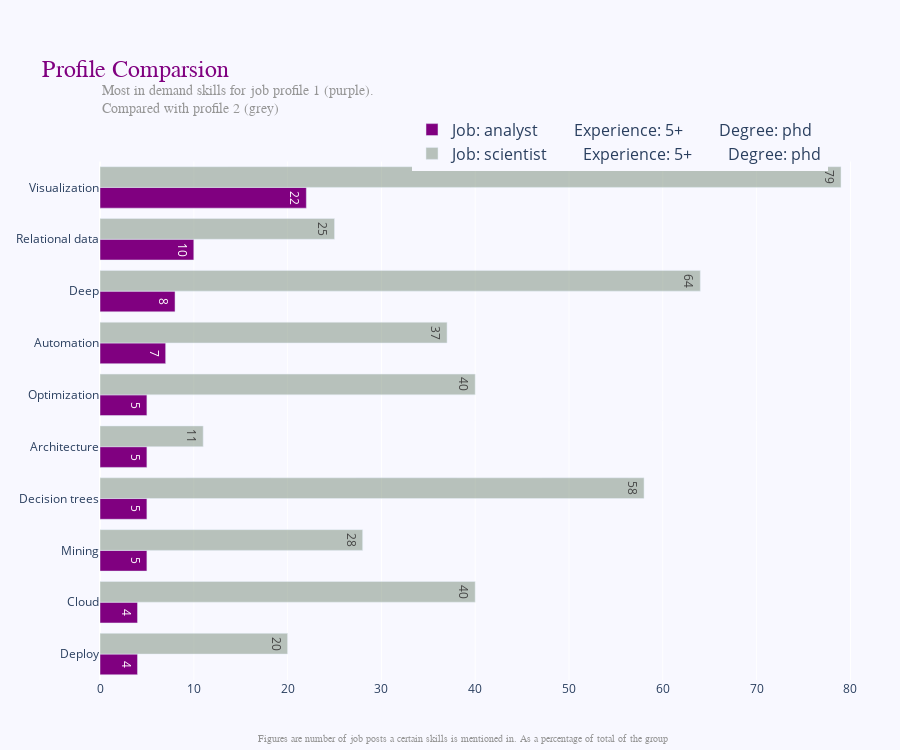

The notebook cell this image was saved under:
### Markdown cell above
### Comparision bar plot

### Code cell
### Create grouped bar chart to compare top ten skills from profile one with same skills for profile two 

fig = go.Figure(data=[
    # Grouped bar principal plot
    go.Bar(
        name=f'''Job: {job}
        Experience: {experience}
        Degree: {degree}''', 
        x=y, 
        y=x,
        marker=dict(
            color='rgb(128, 0, 128)',
            ),
        text=y,
        textposition='inside', 
        orientation='h'
        ),
    # Grouped bar secondary plot
    go.Bar(
        name=f'''Job: {job2}
        Experience: {experience2}
        Degree: {degree2}''', 
        x=y_2, 
        y=x_2, 
        marker=dict(
            color='rgba(120, 140, 120, 0.5)',
            ),
        text= y_2,
        textposition='inside', 
        orientation='h'
        )
])

fig.update_layout(
    barmode='group', 
    height= len(y) * 75,
    )

# Title 
fig.update_layout(
    title=dict(
        text= "Profile Comparsion",
        y=0.92,
        x=0.15,
        xanchor='center',
        yanchor= 'top',
        font = dict(
        family="verdana",
        size=24,
        color='rgb(128, 0, 128)'
        ),
    ),

    yaxis=dict(
        showgrid=False,
        showline=False,
        showticklabels=True,
        domain=[0, .85],
    ),
    legend=dict(x=0.4, y=0.93, font_size=16, ),
    margin=dict(l=100, r=20, t=70, b=70),
    paper_bgcolor='rgb(248, 248, 255)',
    plot_bgcolor='rgb(248, 248, 255)',
    )

# Annotations
annotations = []
# Foot note 
annotations.append(dict(xref='paper', yref='paper',
                        x=0.2, y=-0.109,
                        text='Figures are number of job posts a certain skills is mentioned in. As a percentage of total of the group',
                        font=dict(family='Arial', size=10, color='rgb(150,150,150)'),
                        showarrow=False))

# Title
annotations.append(dict(xref='paper', yref='paper',
                        x=0, 
                        y=0.98,
                        align = "left",
                        text=('Most in demand skills for job profile 1 (purple).<br>Compared with profile 2 (grey)</br>'),
                        font=dict(family='Arial', size=14, color='rgb(150,150,150)'),
                        showarrow=False))

fig.update_layout(annotations=annotations)


fig.show()

### Figure 1 — Plotly figure (JSON) as saved in the notebook; plotly's stock layout.template omitted (floating-point values rounded to 4 significant figures)
{"data": [{"marker": {"color": "rgb(128, 0, 128)"}, "name": "Job: analyst\n        Experience: 5+\n        Degree: phd", "orientation": "h", "text": [4, 4, 5, 5, 5, 5, 7, 8, 10, 22], "textposition": "inside", "type": "bar", "x": [4, 4, 5, 5, 5, 5, 7, 8, 10, 22], "y": ["Deploy", "Cloud", "Mining", "Decision trees", "Architecture", "Optimization", "Automation", "Deep", "Relational data", "Visualization"]}, {"marker": {"color": "rgba(120, 140, 120, 0.5)"}, "name": "Job: scientist\n        Experience: 5+\n        Degree: phd", "orientation": "h", "text": ["20", "40", "28", "58", "11", "40", "37", "64", "25", "79"], "textposition": "inside", "type": "bar", "x": [20, 40, 28, 58, 11, 40, 37, 64, 25, 79], "y": ["Deploy", "Cloud", "Mining", "Decision trees", "Architecture", "Optimization", "Automation", "Deep", "Relational data", "Visualization"]}], "layout": {"annotations": [{"font": {"color": "rgb(150,150,150)", "family": "Arial", "size": 10}, "showarrow": false, "text": "Figures are number of job posts a certain skills is mentioned in. As a percentage of total of the group", "x": 0.2, "xref": "paper", "y": -0.109, "yref": "paper"}, {"align": "left", "font": {"color": "rgb(150,150,150)", "family": "Arial", "size": 14}, "showarrow": false, "text": "Most in demand skills for job profile 1 (purple).<br>Compared with profile 2 (grey)</br>", "x": 0, "xref": "paper", "y": 0.98, "yref": "paper"}], "barmode": "group", "height": 750, "legend": {"font": {"size": 16}, "x": 0.4, "y": 0.93}, "margin": {"b": 70, "l": 100, "r": 20, "t": 70}, "paper_bgcolor": "rgb(248, 248, 255)", "plot_bgcolor": "rgb(248, 248, 255)", "title": {"font": {"color": "rgb(128, 0, 128)", "family": "verdana", "size": 24}, "text": "Profile Comparsion", "x": 0.15, "xanchor": "center", "y": 0.92, "yanchor": "top"}, "yaxis": {"domain": [0, 0.85], "showgrid": false, "showline": false, "showticklabels": true}}}
